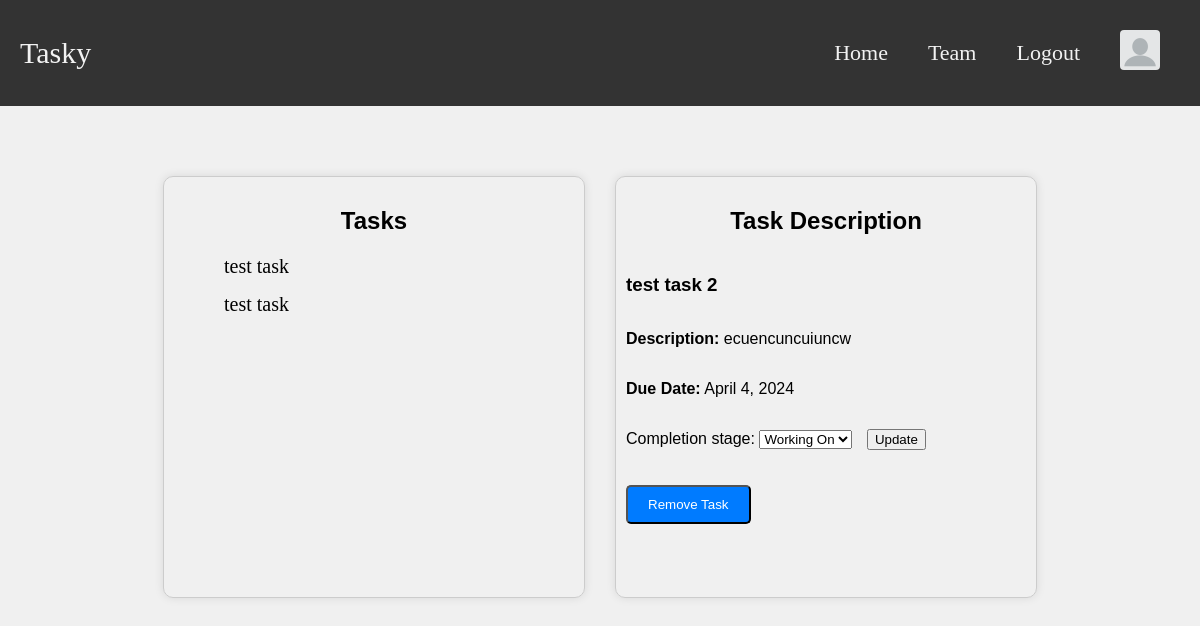
The app's page /team_member/42/ (signed in) with its own data.
### task_manager_app/models.py (models this page shows, shortened)
class Task(models.Model):
    title = models.CharField(max_length=200, blank=False)
    description = models.TextField(max_length=200, blank=False)
    due_date = models.DateField(blank=False)
    completion_stage = models.CharField(max_length=200, choices=[('Not Started', 'Not Started'),
                                                                 ('Working On', 'Working On'),
                                                                 ('Completed', 'Completed')], blank=False)
    email_sent = models.BooleanField(blank=True, default=False)
    '''
        One-to-Many Relationship
        Each Task has a ForeignKey relationship with TeamMember
        to represent the team member assigned to that task
    '''
    assignee = models.ForeignKey(TeamMember, on_delete=models.SET_NULL, null=True, related_name='tasks')
    def __str__(self):
        return self.title

### task_manager_app/views.py (the view)
# urls.py: path('team_member/<int:task_id>/', views.getTaskInfo, name = 'team-member-task-info'),
def getTaskInfo(request, task_id):
    user_id = request.user.id
    team_member = TeamMember.objects.get(user_id=user_id)
    tasks = Task.objects.filter(assignee_id=team_member.id)
    task = Task.objects.get(id=task_id)
    title = task.title
    description = task.description
    due_date = task.due_date
    completion_stage = task.completion_stage
    form = ChangeCompletionStatusForm()
    if request.method == 'POST':
        form = ChangeCompletionStatusForm(request.POST, instance=task)
        if form.is_valid():
            task.save()
            task_name = task.title
            messages.success(request, 'Successfully updated task: ' + task_name)
    else:
        form = ChangeCompletionStatusForm(instance=task)
    context = {
        'form' : form,
        'tasks' : tasks,
        'task' : task,
        'title' : title,
        'description' : description,
        'due_date' : due_date,
        'completion_stage' : completion_stage,
        'selected_task' : task,
        'selected_tasks' : tasks,
    }
    return render(request, 'task_manager_app/team_member_page.html', context)

### task_manager_app/forms.py
class ChangeCompletionStatusForm(ModelForm):
    class Meta:
        model = Task
        fields = ['completion_stage']

### task_manager_app/templates/task_manager_app/team_member_page.html (shortened to what this page needs)
{% extends "task_manager_app/base_template.html" %}
{% block content %}
{% load static %}
        <!DOCTYPE html>
        <html lang="en">
        <head>
        </head>
        <body>
                <div class="container">
                <div class="left-container">
                        <h2 style="text-align: center">Tasks</h2>
                                <ul class="task-list" style="list-style-type: none;">
                                        {% for task in tasks %}
                                                <li><a href="{% url 'team-member-task-info' task.id %}" class="task-link"> {{ task }} </a></li>
                                        {% endfor %}
                                </ul>
                </div>
                <div class="right-container">
                        <h2 style="text-align: center">Task Description</h2>
                                {% if selected_task %}
                                        <h3>{{ selected_task }}</h3>
                                        <p><strong>Description:</strong> {{ selected_task.description }}</p>
                                        <p><strong>Due Date:</strong> {{ selected_task.due_date }}</p>
                                        <div class="form-container">
                                                <form method="post">
                                                        {{ form.as_p }}
                                                        <button type="submit">Update</button>
                                                </form>
                                        </div>
                                        <div class="button-layout">
                                                <a href="{% url 'task-delete' selected_task.id %}">
                                                <button class="btn">Remove Task</button>
                                                </a>
                                        </div>
                                {% elif not selected_tasks %}
                                        <p style="text-align: center">You have no tasks to complete.</p>
                                {% else %}
                                        <p style="text-align: center">Please select a task.</p>
                                {% endif %}
                </div>
        </body>
        </html>
{% endblock %}

### task_manager_app/templates/task_manager_app/base_template.html (style rules this page uses)
body { font-family: Arial, sans-serif; margin: 0; padding: 0; background-color: #f0f0f0; }
.btn { display: inline-block; padding: 10px 20px; background-color: #007bff; color: #fff; text-decoration: none; border-radius: 5px; margin-right: 10px; transition: background-color 0.3s; }
.button-layout { display: flex; align-items: center; gap: 10px; margin-top: 20px; }

### task_manager_app/templates/task_manager_app/team_member_page.html (style rules this page uses)
.container { display: flex; justify-content: center; margin-top: 50px; }
.left-container, .right-container { width: 400px; height: 400px; margin: 20px; border: 1px solid #ccc; padding: 10px; overflow-y: auto; border-radius: 10px; box-shadow: 0 0 10px rgba(0, 0, 0, 0.1); }
.right-container { margin-left: 10px; display: flex; flex-direction: column; justify-content: flex-start; }
.left-container .task-list li { margin-bottom: 15px; }
.left-container .task-link { color: black; text-decoration: none; padding: 5px 10px; font-family: "Crimson Text", serif; font-size: 20px; }
.left-container .task-list .task-link { cursor: pointer; transition: background-color 0.5s; }
.form-container form p, .form-container form button { display: inline-block; vertical-align: middle; margin-right: 10px; }
.btn { display: inline-block; padding: 10px 20px; background-color: #007bff; color: #fff; text-decoration: none; border-radius: 5px; margin-right: 10px; transition: background-color 0.3s; }
.button-layout { display: flex; align-items: center; gap: 10px; margin-top: 20px; }

### records on screen
Task: title "test task"
Task: title "test task"
Task: title "test task 2", description "ecuencuncuiuncw", due_date "April 4, 2024", completion_stage "Working On"
